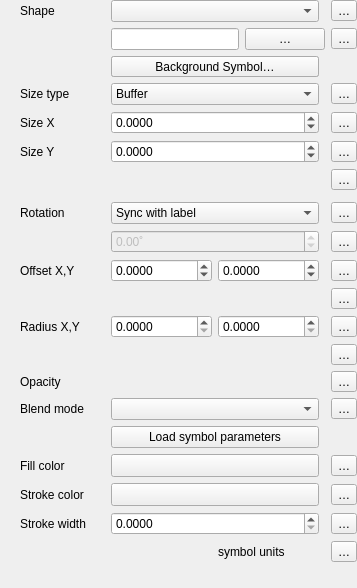
                         <widget class="QFrame" name="mShapeFrame">
                          <property name="frameShape">
                           <enum>QFrame::NoFrame</enum>
                          </property>
                          <layout class="QGridLayout" name="gridLayout_29">
                           <property name="leftMargin">
                            <number>20</number>
                           </property>
                           <property name="topMargin">
                            <number>0</number>
                           </property>
                           <property name="rightMargin">
                            <number>0</number>
                           </property>
                           <property name="bottomMargin">
                            <number>0</number>
                           </property>
                           <item row="10" column="3">
                            <widget class="QgsPropertyOverrideButton" name="mShapeOffsetDDBtn">
                             <property name="text">
                              <string>…</string>
                             </property>
                            </widget>
                           </item>
                           <item row="19" column="0">
                            <widget class="QLabel" name="mShapeStrokeWidthLabel">
                             <property name="text">
                              <string>Stroke width</string>
                             </property>
                            </widget>
                           </item>
                           <item row="12" column="0">
                            <widget class="QLabel" name="mShapeRadiusLabel">
                             <property name="text">
                              <string>Radius X,Y</string>
                             </property>
                            </widget>
                           </item>
                           <item row="16" column="1">
                            <widget class="QPushButton" name="mShapeSVGParamsBtn">
                             <property name="text">
                              <string>Load symbol parameters</string>
                             </property>
                            </widget>
                           </item>
                           <item row="0" column="1">
                            <widget class="QComboBox" name="mShapeTypeCmbBx">
                             <property name="minimumSize">
                              <size>
                               <width>200</width>
                               <height>0</height>
                              </size>
                             </property>
                            </widget>
                           </item>
                           <item row="4" column="3">
                            <widget class="QgsPropertyOverrideButton" name="mShapeSizeXDDBtn">
                             <property name="text">
                              <string>…</string>
                             </property>
                            </widget>
                           </item>
                           <item row="17" column="0">
                            <widget class="QLabel" name="mShapeFillColorLabel">
                             <property name="sizePolicy">
                              <sizepolicy hsizetype="Maximum" vsizetype="Preferred">
                               <horstretch>0</horstretch>
                               <verstretch>0</verstretch>
                              </sizepolicy>
                             </property>
                             <property name="minimumSize">
                              <size>
                               <width>85</width>
                               <height>0</height>
                              </size>
                             </property>
                             <property name="text">
                              <string>Fill color</string>
                             </property>
                            </widget>
                           </item>
                           <item row="5" column="3">
                            <widget class="QgsPropertyOverrideButton" name="mShapeSizeYDDBtn">
                             <property name="text">
                              <string>…</string>
                             </property>
                            </widget>
                           </item>
                           <item row="17" column="1">
                            <widget class="QgsColorButton" name="mShapeFillColorBtn">
                             <property name="sizePolicy">
                              <sizepolicy hsizetype="Expanding" vsizetype="Fixed">
                               <horstretch>0</horstretch>
                               <verstretch>0</verstretch>
                              </sizepolicy>
                             </property>
                            </widget>
                           </item>
                           <item row="3" column="1">
                            <widget class="QComboBox" name="mShapeSizeCmbBx">
                             <item>
                              <property name="text">
                               <string>Buffer</string>
                              </property>
                             </item>
                             <item>
                              <property name="text">
                               <string>Fixed</string>
                              </property>
                             </item>
                            </widget>
                           </item>
                           <item row="8" column="0">
                            <widget class="QLabel" name="label_23">
                             <property name="text">
                              <string>Rotation</string>
                             </property>
                            </widget>
                           </item>
                           <item row="8" column="3">
                            <widget class="QgsPropertyOverrideButton" name="mShapeRotationTypeDDBtn">
                             <property name="text">
                              <string>…</string>
                             </property>
                            </widget>
                           </item>
                           <item row="20" column="1">
                            <layout class="QHBoxLayout" name="horizontalLayout_43">
                             <item>
                              <widget class="QgsUnitSelectionWidget" name="mShapeStrokeWidthUnitWidget" native="true">
                               <property name="focusPolicy">
                                <enum>Qt::StrongFocus</enum>
                               </property>
                              </widget>
                             </item>
                             <item>
                              <widget class="QLabel" name="mShapeSVGUnitsLabel">
                               <property name="text">
                                <string>symbol units</string>
                               </property>
                              </widget>
                             </item>
                            </layout>
                           </item>
                           <item row="15" column="1">
                            <widget class="QgsBlendModeComboBox" name="mShapeBlendCmbBx">
                             <property name="minimumSize">
                              <size>
                               <width>150</width>
                               <height>0</height>
                              </size>
                             </property>
                            </widget>
                           </item>
                           <item row="9" column="1">
                            <widget class="QgsDoubleSpinBox" name="mShapeRotationDblSpnBx">
                             <property name="enabled">
                              <bool>false</bool>
                             </property>
                             <property name="wrapping">
                              <bool>true</bool>
                             </property>
                             <property name="suffix">
                              <string notr="true">˚</string>
                             </property>
                             <property name="minimum">
                              <double>-360.000000000000000</double>
                             </property>
                             <property name="maximum">
                              <double>360.000000000000000</double>
                             </property>
                            </widget>
                           </item>
                           <item row="1" column="1" colspan="3">
                            <widget class="QFrame" name="mShapeSVGPathFrame">
                             <layout class="QHBoxLayout" name="horizontalLayout_26">
                              <property name="leftMargin">
                               <number>0</number>
                              </property>
                              <property name="topMargin">
                               <number>0</number>
                              </property>
                              <property name="rightMargin">
                               <number>0</number>
                              </property>
                              <property name="bottomMargin">
                               <number>0</number>
                              </property>
                              <item>
                               <widget class="QLineEdit" name="mShapeSVGPathLineEdit"/>
                              </item>
                              <item>
                               <widget class="QPushButton" name="mShapeSVGSelectorBtn">
                                <property name="text">
                                 <string>…</string>
                                </property>
                               </widget>
                              </item>
                              <item>
                               <widget class="QgsPropertyOverrideButton" name="mShapeSVGPathDDBtn">
                                <property name="text">
                                 <string>…</string>
                                </property>
                               </widget>
                              </item>
                             </layout>
                            </widget>
                           </item>
                           <item row="17" column="3">
                            <widget class="QgsPropertyOverrideButton" name="mShapeFillColorDDBtn">
                             <property name="text">
                              <string>…</string>
                             </property>
                            </widget>
                           </item>
                           <item row="12" column="1">
                            <layout class="QHBoxLayout" name="horizontalLayout_2">
                             <item>
                              <widget class="QgsDoubleSpinBox" name="mShapeRadiusXDbSpnBx">
                               <property name="sizePolicy">
                                <sizepolicy hsizetype="Preferred" vsizetype="Fixed">
                                 <horstretch>0</horstretch>
                                 <verstretch>0</verstretch>
                                </sizepolicy>
                               </property>
                               <property name="decimals">
                                <number>4</number>
                               </property>
                               <property name="maximum">
                                <double>999999999.990000009536743</double>
                               </property>
                               <property name="singleStep">
                                <double>0.100000000000000</double>
                               </property>
                              </widget>
                             </item>
                             <item>
                              <widget class="QgsDoubleSpinBox" name="mShapeRadiusYDbSpnBx">
                               <property name="sizePolicy">
                                <sizepolicy hsizetype="Preferred" vsizetype="Fixed">
                                 <horstretch>0</horstretch>
                                 <verstretch>0</verstretch>
                                </sizepolicy>
                               </property>
                               <property name="decimals">
                                <number>4</number>
                               </property>
                               <property name="maximum">
                                <double>999999999.990000009536743</double>
                               </property>
                               <property name="singleStep">
                                <double>0.100000000000000</double>
                               </property>
                              </widget>
                             </item>
                            </layout>
                           </item>
                           <item row="20" column="3">
                            <widget class="QgsPropertyOverrideButton" name="mShapeStrokeUnitsDDBtn">
                             <property name="text">
                              <string>…</string>
                             </property>
                            </widget>
                           </item>
                           <item row="13" column="1">
                            <widget class="QgsUnitSelectionWidget" name="mShapeRadiusUnitWidget" native="true">
                             <property name="focusPolicy">
                              <enum>Qt::StrongFocus</enum>
                             </property>
                            </widget>
                           </item>
                           <item row="3" column="0">
                            <widget class="QLabel" name="label_8">
                             <property name="text">
                              <string>Size type</string>
                             </property>
                            </widget>
                           </item>
                           <item row="19" column="3">
                            <widget class="QgsPropertyOverrideButton" name="mShapeStrokeWidthDDBtn">
                             <property name="text">
                              <string>…</string>
                             </property>
                            </widget>
                           </item>
                           <item row="3" column="3">
                            <widget class="QgsPropertyOverrideButton" name="mShapeSizeTypeDDBtn">
                             <property name="text">
                              <string>…</string>
                             </property>
                            </widget>
                           </item>
                           <item row="0" column="0">
                            <widget class="QLabel" name="label_22">
                             <property name="text">
                              <string>Shape</string>
                             </property>
                            </widget>
                           </item>
                           <item row="13" column="3">
                            <widget class="QgsPropertyOverrideButton" name="mShapeRadiusUnitsDDBtn">
                             <property name="text">
                              <string>…</string>
                             </property>
                            </widget>
                           </item>
                           <item row="7" column="1" colspan="3">
                            <widget class="QFrame" name="mShapeRotationFrame">
                             <layout class="QHBoxLayout" name="horizontalLayout_36">
                              <property name="leftMargin">
                               <number>0</number>
                              </property>
                              <property name="topMargin">
                               <number>0</number>
                              </property>
                              <property name="rightMargin">
                               <number>0</number>
                              </property>
                              <property name="bottomMargin">
                               <number>0</number>
                              </property>
                             </layout>
                            </widget>
                           </item>
                           <item row="9" column="3">
                            <widget class="QgsPropertyOverrideButton" name="mShapeRotationDDBtn">
                             <property name="text">
                              <string>…</string>
                             </property>
                            </widget>
                           </item>
                           <item row="10" column="1">
                            <layout class="QHBoxLayout" name="horizontalLayout_7">
                             <item>
                              <widget class="QgsDoubleSpinBox" name="mShapeOffsetXSpnBx">
                               <property name="sizePolicy">
                                <sizepolicy hsizetype="Preferred" vsizetype="Fixed">
                                 <horstretch>0</horstretch>
                                 <verstretch>0</verstretch>
                                </sizepolicy>
                               </property>
                               <property name="suffix">
                                <string/>
                               </property>
                               <property name="decimals">
                                <number>4</number>
                               </property>
                               <property name="minimum">
                                <double>-9999999.000000000000000</double>
                               </property>
                               <property name="maximum">
                                <double>9999999.000000000000000</double>
                               </property>
                               <property name="singleStep">
                                <double>0.100000000000000</double>
                               </property>
                              </widget>
                             </item>
                             <item>
                              <widget class="QgsDoubleSpinBox" name="mShapeOffsetYSpnBx">
                               <property name="sizePolicy">
                                <sizepolicy hsizetype="Preferred" vsizetype="Fixed">
                                 <horstretch>0</horstretch>
                                 <verstretch>0</verstretch>
                                </sizepolicy>
                               </property>
                               <property name="suffix">
                                <string/>
                               </property>
                               <property name="decimals">
                                <number>4</number>
                               </property>
                               <property name="minimum">
                                <double>-9999999.000000000000000</double>
                               </property>
                               <property name="maximum">
                                <double>9999999.000000000000000</double>
                               </property>
                               <property name="singleStep">
                                <double>0.100000000000000</double>
                               </property>
                              </widget>
                             </item>
                            </layout>
                           </item>
                           <item row="10" column="0">
                            <widget class="QLabel" name="label_21">
                             <property name="text">
                              <string>Offset X,Y</string>
                             </property>
                            </widget>
                           </item>
                           <item row="4" column="0">
                            <widget class="QLabel" name="mShapeSizeXLabel">
                             <property name="text">
                              <string>Size X</string>
                             </property>
                            </widget>
                           </item>
                           <item row="4" column="1">
                            <widget class="QgsDoubleSpinBox" name="mShapeSizeXSpnBx">
                             <property name="suffix">
                              <string/>
                             </property>
                             <property name="decimals">
                              <number>4</number>
                             </property>
                             <property name="minimum">
                              <double>-9999999.000000000000000</double>
                             </property>
                             <property name="maximum">
                              <double>9999999.000000000000000</double>
                             </property>
                             <property name="singleStep">
                              <double>0.100000000000000</double>
                             </property>
                             <property name="showClearButton" stdset="0">
                              <bool>false</bool>
                             </property>
                            </widget>
                           </item>
                           <item row="18" column="1">
                            <widget class="QgsColorButton" name="mShapeStrokeColorBtn">
                             <property name="sizePolicy">
                              <sizepolicy hsizetype="Expanding" vsizetype="Fixed">
                               <horstretch>0</horstretch>
                               <verstretch>0</verstretch>
                              </sizepolicy>
                             </property>
                            </widget>
                           </item>
                           <item row="11" column="3">
                            <widget class="QgsPropertyOverrideButton" name="mShapeOffsetUnitsDDBtn">
                             <property name="text">
                              <string>…</string>
                             </property>
                            </widget>
                           </item>
                           <item row="8" column="1">
                            <widget class="QComboBox" name="mShapeRotationCmbBx">
                             <item>
                              <property name="text">
                               <string>Sync with label</string>
                              </property>
                             </item>
                             <item>
                              <property name="text">
                               <string>Offset of label</string>
                              </property>
                             </item>
                             <item>
                              <property name="text">
                               <string>Fixed</string>
                              </property>
                             </item>
                            </widget>
                           </item>
                           <item row="18" column="0">
                            <widget class="QLabel" name="mShapeStrokeColorLabel">
                             <property name="sizePolicy">
                              <sizepolicy hsizetype="Maximum" vsizetype="Preferred">
                               <horstretch>0</horstretch>
                               <verstretch>0</verstretch>
                              </sizepolicy>
                             </property>
                             <property name="text">
                              <string>Stroke color</string>
                             </property>
                            </widget>
                           </item>
                           <item row="6" column="3">
                            <widget class="QgsPropertyOverrideButton" name="mShapeSizeUnitsDDBtn">
                             <property name="text">
                              <string>…</string>
                             </property>
                            </widget>
                           </item>
                           <item row="15" column="3">
                            <widget class="QgsPropertyOverrideButton" name="mShapeBlendModeDDBtn">
                             <property name="text">
                              <string>…</string>
                             </property>
                            </widget>
                           </item>
                           <item row="15" column="0">
                            <widget class="QLabel" name="label_18">
                             <property name="sizePolicy">
                              <sizepolicy hsizetype="Maximum" vsizetype="Preferred">
                               <horstretch>0</horstretch>
                               <verstretch>0</verstretch>
                              </sizepolicy>
                             </property>
                             <property name="text">
                              <string>Blend mode</string>
                             </property>
                            </widget>
                           </item>
                           <item row="14" column="3">
                            <widget class="QgsPropertyOverrideButton" name="mShapeOpacityDDBtn">
                             <property name="text">
                              <string>…</string>
                             </property>
                            </widget>
                           </item>
                           <item row="18" column="3">
                            <widget class="QgsPropertyOverrideButton" name="mShapeStrokeColorDDBtn">
                             <property name="text">
                              <string>…</string>
                             </property>
                            </widget>
                           </item>
                           <item row="6" column="1">
                            <widget class="QgsUnitSelectionWidget" name="mShapeSizeUnitWidget" native="true">
                             <property name="focusPolicy">
                              <enum>Qt::StrongFocus</enum>
                             </property>
                            </widget>
                           </item>
                           <item row="14" column="0">
                            <widget class="QLabel" name="mShapeTranspLabel">
                             <property name="enabled">
                              <bool>true</bool>
                             </property>
                             <property name="text">
                              <string>Opacity</string>
                             </property>
                            </widget>
                           </item>
                           <item row="22" column="0" colspan="4">
                            <widget class="QgsEffectStackCompactWidget" name="mBackgroundEffectWidget" native="true">
                             <property name="minimumSize">
                              <size>
                               <width>20</width>
                               <height>20</height>
                              </size>
                             </property>
                            </widget>
                           </item>
                           <item row="5" column="0">
                            <widget class="QLabel" name="mShapeSizeYLabel">
                             <property name="text">
                              <string>Size Y</string>
                             </property>
                            </widget>
                           </item>
                           <item row="14" column="1">
                            <widget class="QgsOpacityWidget" name="mBackgroundOpacityWidget" native="true">
                             <property name="focusPolicy">
                              <enum>Qt::StrongFocus</enum>
                             </property>
                            </widget>
                           </item>
                           <item row="19" column="1">
                            <widget class="QgsDoubleSpinBox" name="mShapeStrokeWidthSpnBx">
                             <property name="decimals">
                              <number>4</number>
                             </property>
                             <property name="minimum">
                              <double>0.000000000000000</double>
                             </property>
                             <property name="maximum">
                              <double>9999999.000000000000000</double>
                             </property>
                             <property name="singleStep">
                              <double>0.100000000000000</double>
                             </property>
                             <property name="showClearButton" stdset="0">
                              <bool>false</bool>
                             </property>
                            </widget>
                           </item>
                           <item row="0" column="3">
                            <widget class="QgsPropertyOverrideButton" name="mShapeTypeDDBtn">
                             <property name="text">
                              <string>…</string>
                             </property>
                            </widget>
                           </item>
                           <item row="5" column="1">
                            <widget class="QgsDoubleSpinBox" name="mShapeSizeYSpnBx">
                             <property name="suffix">
                              <string/>
                             </property>
                             <property name="decimals">
                              <number>4</number>
                             </property>
                             <property name="minimum">
                              <double>-9999999.000000000000000</double>
                             </property>
                             <property name="maximum">
                              <double>9999999.000000000000000</double>
                             </property>
                             <property name="singleStep">
                              <double>0.100000000000000</double>
                             </property>
                             <property name="showClearButton" stdset="0">
                              <bool>false</bool>
                             </property>
                            </widget>
                           </item>
                           <item row="12" column="3">
                            <widget class="QgsPropertyOverrideButton" name="mShapeRadiusDDBtn">
                             <property name="text">
                              <string>…</string>
                             </property>
                            </widget>
                           </item>
                           <item row="11" column="1">
                            <widget class="QgsUnitSelectionWidget" name="mShapeOffsetUnitWidget" native="true">
                             <property name="focusPolicy">
                              <enum>Qt::StrongFocus</enum>
                             </property>
                            </widget>
                           </item>
                           <item row="2" column="1">
                            <widget class="QgsSymbolButton" name="mBackgroundMarkerSymbolButton">
                             <property name="sizePolicy">
                              <sizepolicy hsizetype="Expanding" vsizetype="Fixed">
                               <horstretch>0</horstretch>
                               <verstretch>0</verstretch>
                              </sizepolicy>
                             </property>
                             <property name="text">
                              <string>Background Symbol…</string>
                             </property>
                            </widget>
                           </item>
                           <item row="2" column="1">
                            <widget class="QgsSymbolButton" name="mBackgroundFillSymbolButton">
                             <property name="sizePolicy">
                              <sizepolicy hsizetype="Expanding" vsizetype="Fixed">
                               <horstretch>0</horstretch>
                               <verstretch>0</verstretch>
                              </sizepolicy>
                             </property>
                             <property name="text">
                              <string>Background Symbol…</string>
                             </property>
                            </widget>
                           </item>
                          </layout>
                         </widget>
